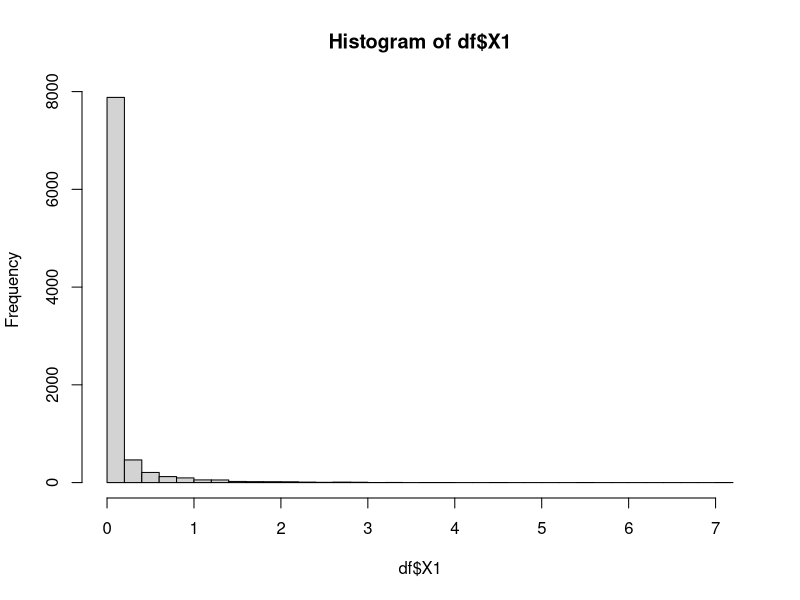
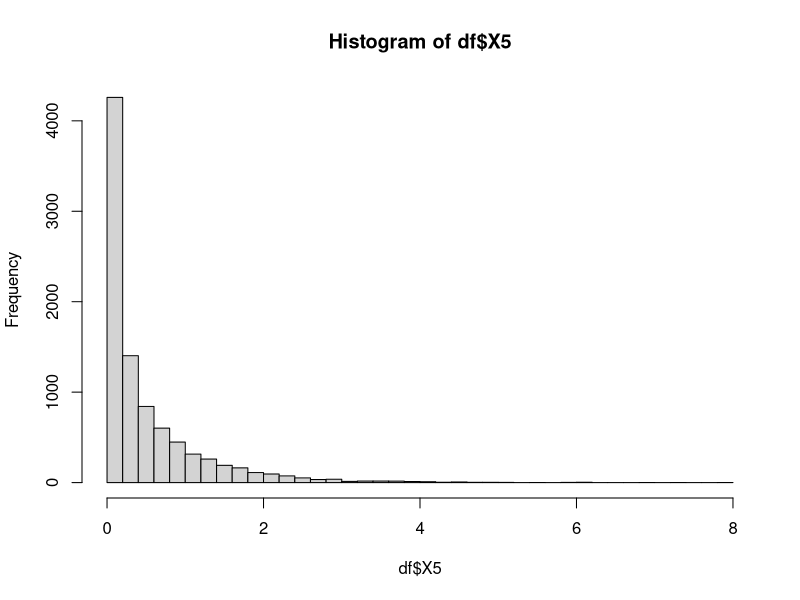
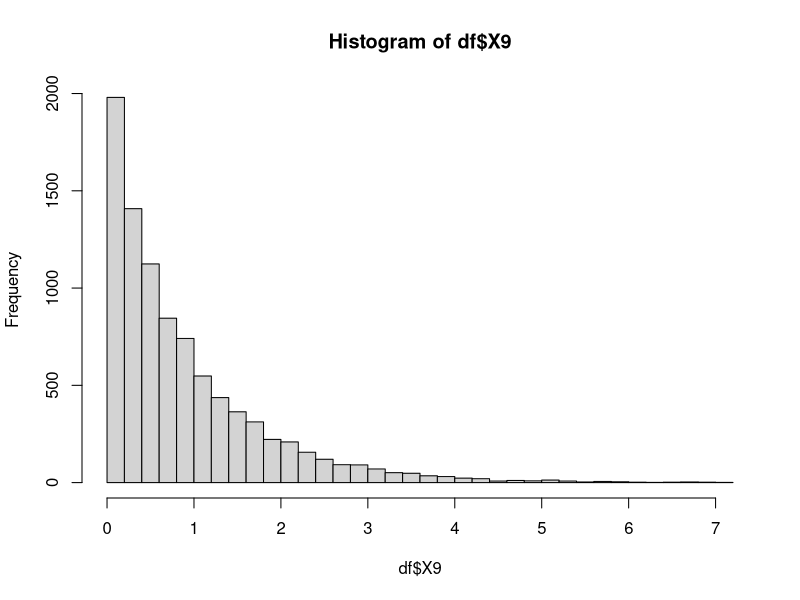

Here is the R script that generated these plots, in order:
rm(list=ls());
set.seed(197);

n <- 9000;

df <- data.frame(U=runif(n));

for(k in 1:9) df[, paste0('X', k)] <- rgamma(n, shape=k/10);
for(k in 1:9) df[, paste0('X0', k)] <- rgamma(n, shape=k/100);
for(k in 1:9) df[, paste0('X00', k)] <- rgamma(n, shape=k/1000);



df$U <- NULL;
print(head(df));

dev.off();
hist(df$X1, breaks=50);

dev.new();
hist(df$X5, breaks=50);

dev.new();
hist(df$X9, breaks=50);

